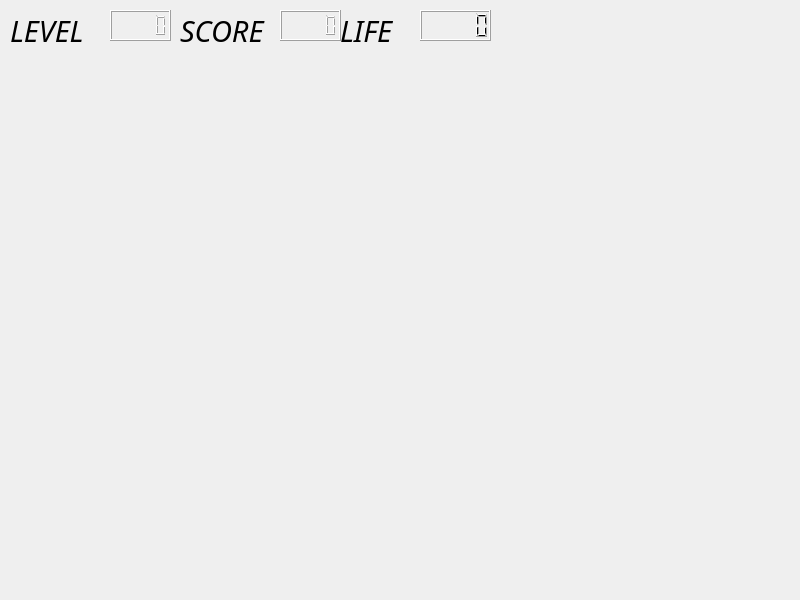
<?xml version="1.0" encoding="UTF-8"?>
<ui version="4.0">
 <class>MainScence</class>
 <widget class="QMainWindow" name="MainScence">
  <property name="geometry">
   <rect>
    <x>0</x>
    <y>0</y>
    <width>800</width>
    <height>600</height>
   </rect>
  </property>
  <property name="windowTitle">
   <string>MainScence</string>
  </property>
  <widget class="QWidget" name="centralwidget">
   <widget class="QLCDNumber" name="Level">
    <property name="geometry">
     <rect>
      <x>110</x>
      <y>10</y>
      <width>61</width>
      <height>31</height>
     </rect>
    </property>
   </widget>
   <widget class="QLCDNumber" name="Score">
    <property name="geometry">
     <rect>
      <x>280</x>
      <y>10</y>
      <width>61</width>
      <height>31</height>
     </rect>
    </property>
   </widget>
   <widget class="QLCDNumber" name="Life">
    <property name="geometry">
     <rect>
      <x>420</x>
      <y>10</y>
      <width>71</width>
      <height>31</height>
     </rect>
    </property>
   </widget>
   <widget class="QLabel" name="label">
    <property name="geometry">
     <rect>
      <x>10</x>
      <y>10</y>
      <width>111</width>
      <height>41</height>
     </rect>
    </property>
    <property name="font">
     <font>
      <family>Marker Felt</family>
      <pointsize>22</pointsize>
      <italic>true</italic>
     </font>
    </property>
    <property name="text">
     <string>LEVEL</string>
    </property>
   </widget>
   <widget class="QLabel" name="label_2">
    <property name="geometry">
     <rect>
      <x>180</x>
      <y>10</y>
      <width>111</width>
      <height>41</height>
     </rect>
    </property>
    <property name="font">
     <font>
      <family>Marker Felt</family>
      <pointsize>22</pointsize>
      <italic>true</italic>
     </font>
    </property>
    <property name="text">
     <string>SCORE</string>
    </property>
   </widget>
   <widget class="QLabel" name="label_3">
    <property name="geometry">
     <rect>
      <x>340</x>
      <y>10</y>
      <width>81</width>
      <height>41</height>
     </rect>
    </property>
    <property name="font">
     <font>
      <family>Marker Felt</family>
      <pointsize>22</pointsize>
      <italic>true</italic>
     </font>
    </property>
    <property name="text">
     <string>LIFE</string>
    </property>
   </widget>
  </widget>
 </widget>
 <resources/>
 <connections/>
</ui>
